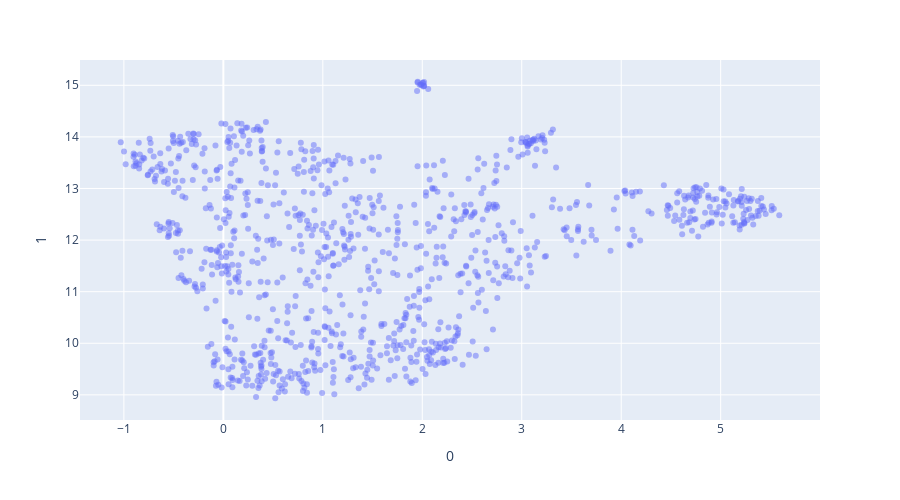

Source (notebook cell):
### Code cell
fig = px.scatter(embedding_2d, x=0, y=1,opacity=0.5, height=500, hover_name=names)
fig.show()

### Figure 1 — Plotly figure (JSON) as saved in the notebook; plotly's stock layout.template omitted (floating-point values rounded to 4 significant figures; data arrays with more than 128 entries replaced by an {"elided": "..."} marker saying what was removed)
{"data": [{"hovertemplate": "<b>%{hovertext}</b><br><br>0=%{x}<br>1=%{y}<extra></extra>", "hovertext": {"elided": "1000 str values"}, "legendgroup": "", "marker": {"color": "#636efa", "opacity": 0.5, "symbol": "circle"}, "mode": "markers", "name": "", "orientation": "v", "showlegend": false, "type": "scatter", "x": {"elided": "1000 float values"}, "xaxis": "x", "y": {"elided": "1000 float values"}, "yaxis": "y"}], "layout": {"height": 500, "legend": {"tracegroupgap": 0}, "margin": {"t": 60}, "xaxis": {"anchor": "y", "domain": [0, 1], "title": {"text": "0"}}, "yaxis": {"anchor": "x", "domain": [0, 1], "title": {"text": "1"}}}}
